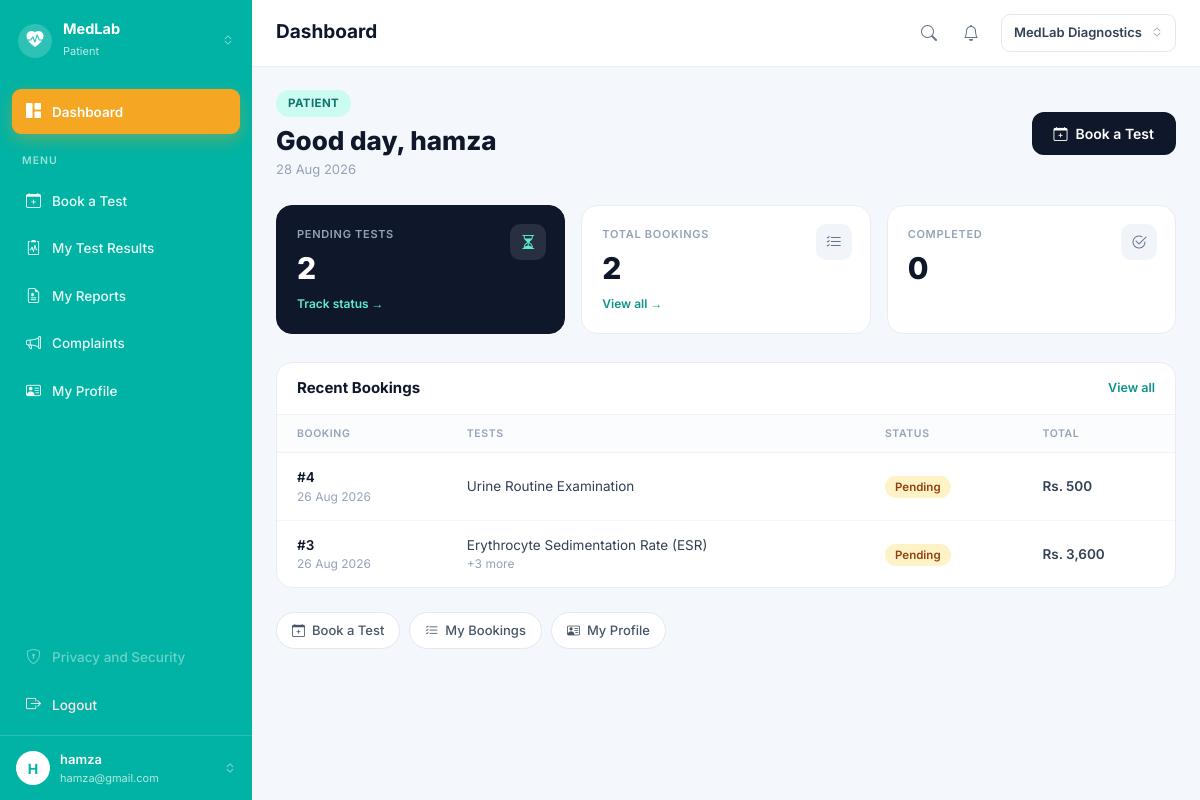
The page /auth/dashboard (signed in) on the database as committed earlier.
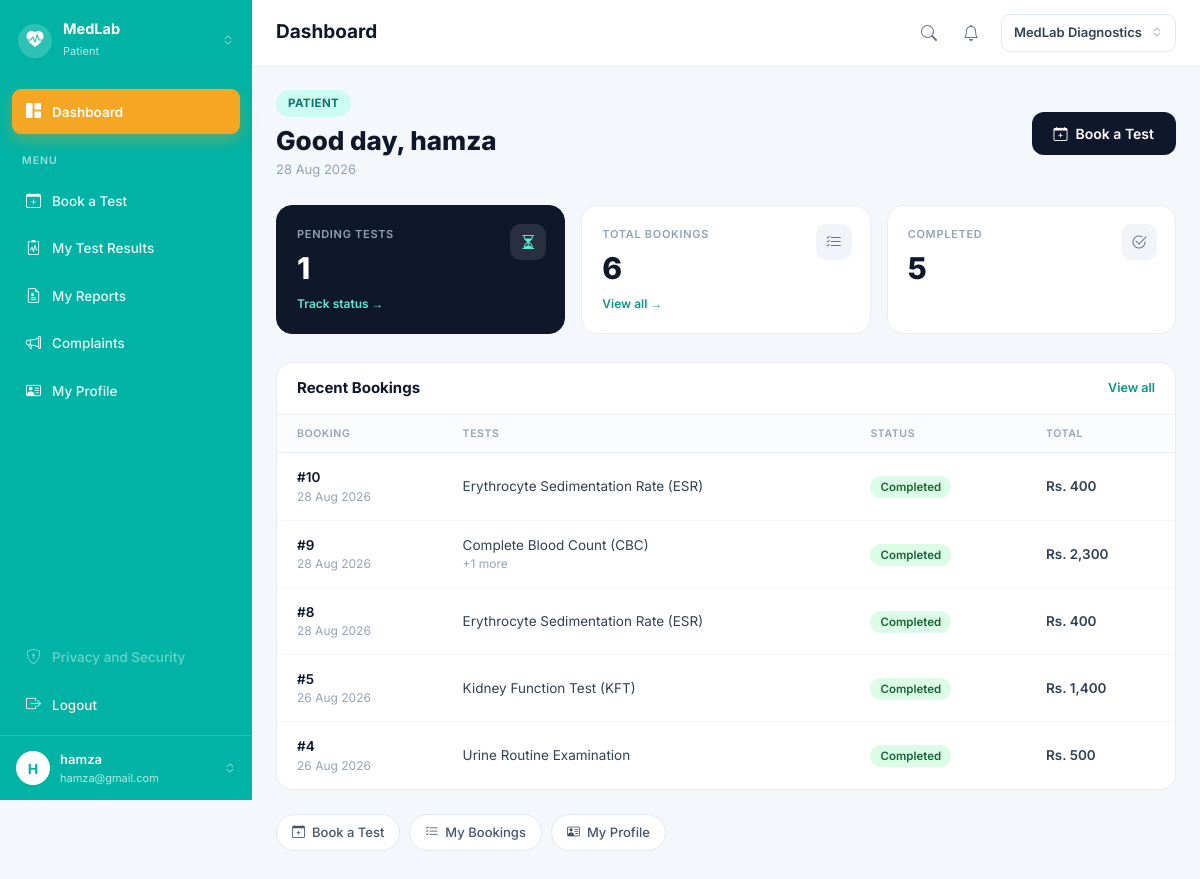
The same page on the database as committed later.
### app/models/booking.py (models this page shows, shortened)
class Booking(db.Model):
    __tablename__ = "bookings"
    id = db.Column(db.Integer, primary_key=True)
    patient_id = db.Column(
        db.Integer,
        db.ForeignKey("patients.id"),
        nullable=False
    )
    booked_by = db.Column(
        db.Integer,
        db.ForeignKey("users.id"),
        nullable=False
    )
    status = db.Column(
        db.String(30),
        default="Pending",
        nullable=False
    )   # Pending, Sample Collected, Processing, Completed, Cancelled
    scheduled_at = db.Column(db.DateTime, nullable=True)
    created_at = db.Column(
        db.DateTime,
        default=lambda: datetime.now(timezone.utc),
        nullable=False
    )
    patient = db.relationship("Patient", backref="bookings")
    items = db.relationship("BookingItem", back_populates="booking", cascade="all, delete-orphan")

### app/models/test.py (models this page shows, shortened)
class Test(db.Model):
    __tablename__ = "tests"
    id = db.Column(db.Integer, primary_key=True)
    category_id = db.Column(
        db.Integer,
        db.ForeignKey("test_categories.id"),
        nullable=False
    )
    name = db.Column(db.String(150), nullable=False)
    code = db.Column(db.String(20), unique=True, nullable=False)
    price = db.Column(db.Float, nullable=False)
    sample_type = db.Column(db.String(50), nullable=True)
    turnaround_hours = db.Column(db.Integer, nullable=True)
    category = db.relationship("TestCategory", back_populates="tests")

### app/auth/routes.py (the view, shortened to what this page needs)
@auth.route("/dashboard")
@login_required
def dashboard():
    role_name = current_user.role.name
    stats = {}
    recent_bookings = []
    queue = []
    today = datetime.now(timezone.utc).strftime("%Y-%m-%d")
    if role_name == "Patient":
        section = "patient"
        my_patient = Patient.query.filter_by(user_id=current_user.id).first()
        if my_patient:
            base_q = Booking.query.filter_by(patient_id=my_patient.id)
            stats["total_bookings"]     = base_q.count()
            stats["pending_bookings"]   = base_q.filter_by(status="Pending").count()
            stats["completed_bookings"] = base_q.filter_by(status="Completed").count()
            recent_bookings = base_q.order_by(Booking.created_at.desc()).limit(5).all()
        else:
            stats["total_bookings"]     = 0
            stats["pending_bookings"]   = 0
            stats["completed_bookings"] = 0
    else:
        section = "other"
    return render_template(
        "auth/dashboard.html",
        section=section,
        stats=stats,
        recent_bookings=recent_bookings,
        queue=queue,
        today_label=datetime.now(timezone.utc).strftime("%d %b %Y")
    )

### app/auth/routes.py (called while the page is built)
@login_manager.user_loader
def load_user(user_id):
    return db.session.get(
        User,
        int(user_id)
    )

### app/templates/auth/dashboard.html (shortened to what the changed rows need)
{% extends "base.html" %}
{% block content %}
<div class="dash">
    <div class="dash-head">
        <div>
            <h1 class="dash-hello mt-2">Good day, {{ current_user.name }}</h1>
        </div>
    </div>
    <div class="stat-row">
        {% if section == "patient" %}
            <a href="{{ url_for('medlab.my_bookings') }}" class="tile accent">
                <div class="t-icon"><i class="bi bi-hourglass-split"></i></div>
                <div class="t-label">Pending Tests</div>
                <div class="t-value">{{ stats.pending_bookings }}</div>
                <div class="t-more">Track status &rarr;</div>
            </a>
            <a href="{{ url_for('medlab.my_bookings') }}" class="tile">
                <div class="t-icon"><i class="bi bi-list-check"></i></div>
                <div class="t-label">Total Bookings</div>
                <div class="t-value">{{ stats.total_bookings }}</div>
                <div class="t-more">View all &rarr;</div>
            </a>
            <div class="tile">
                <div class="t-icon"><i class="bi bi-check2-circle"></i></div>
                <div class="t-label">Completed</div>
                <div class="t-value">{{ stats.completed_bookings }}</div>
            </div>
        {% endif %}
    </div>
    {% if section in ["patient", "admin"] %}
    <div class="panel">
        <div class="panel-head">
            <h2>Recent Bookings</h2>
        </div>
        <table>
            <thead>
                <tr>
                    <th>Booking</th>
                    <th>Tests</th>
                    <th>Status</th>
                    <th>Total</th>
                </tr>
            </thead>
            <tbody>
                {% for b in recent_bookings %}
                <tr>
                    <td>
                        <div class="cell-strong">#{{ b.id }}</div>
                        <div class="cell-dim">{{ b.created_at.strftime('%d %b %Y') }}</div>
                    </td>
                    <td>
                        {% if b.items %}
                            <div>{{ b.items[0].test.name }}</div>
                            {% if b.items | length > 1 %}
                                <div class="cell-dim">+{{ b.items | length - 1 }} more</div>
                            {% endif %}
                        {% else %}
                            <span class="cell-dim">&mdash;</span>
                        {% endif %}
                    </td>
                    <td>
                        <span class="badge-soft
                            {%- if b.status == 'Pending' %} s-pending
                            {%- elif b.status == 'Completed' %} s-done
                            {%- elif b.status == 'Cancelled' %} s-cancel
                            {%- else %} s-progress{% endif %}">{{ b.status }}</span>
                    </td>
                    <td class="cell-strong">
                        Rs. {{ "{:,.0f}".format(b.items | sum(attribute="price")) }}
                    </td>
                </tr>
                {% endfor %}
            </tbody>
        </table>
    </div>
    {% endif %}
</div>
{% endblock %}

Rows that differ between the two databases and show on the page:
no longer on this page (row unchanged): Booking: id "3", created_at "26 Aug 2026", name "Erythrocyte Sedimentation Rate (ESR)", items|length "3", status "Pending", items|sum "3,600"
added Booking: id "10", created_at "28 Aug 2026", name "Erythrocyte Sedimentation Rate (ESR)", status "Completed", items|sum "400"
added Booking: id "9", created_at "28 Aug 2026", name "Complete Blood Count (CBC)", items|length "1", status "Completed", items|sum "2,300"
added Booking: id "8", created_at "28 Aug 2026", name "Erythrocyte Sedimentation Rate (ESR)", status "Completed", items|sum "400"
added Booking: id "5", created_at "26 Aug 2026", name "Kidney Function Test (KFT)", status "Completed", items|sum "1,400"
changed Booking "Urine Routine Examination": status "Pending" → "Completed"
Other text that changed with them:
{{ stats.pending_bookings }}: "2" → "1"
{{ stats.total_bookings }}: "2" → "6"
{{ stats.completed_bookings }}: "0" → "5"
